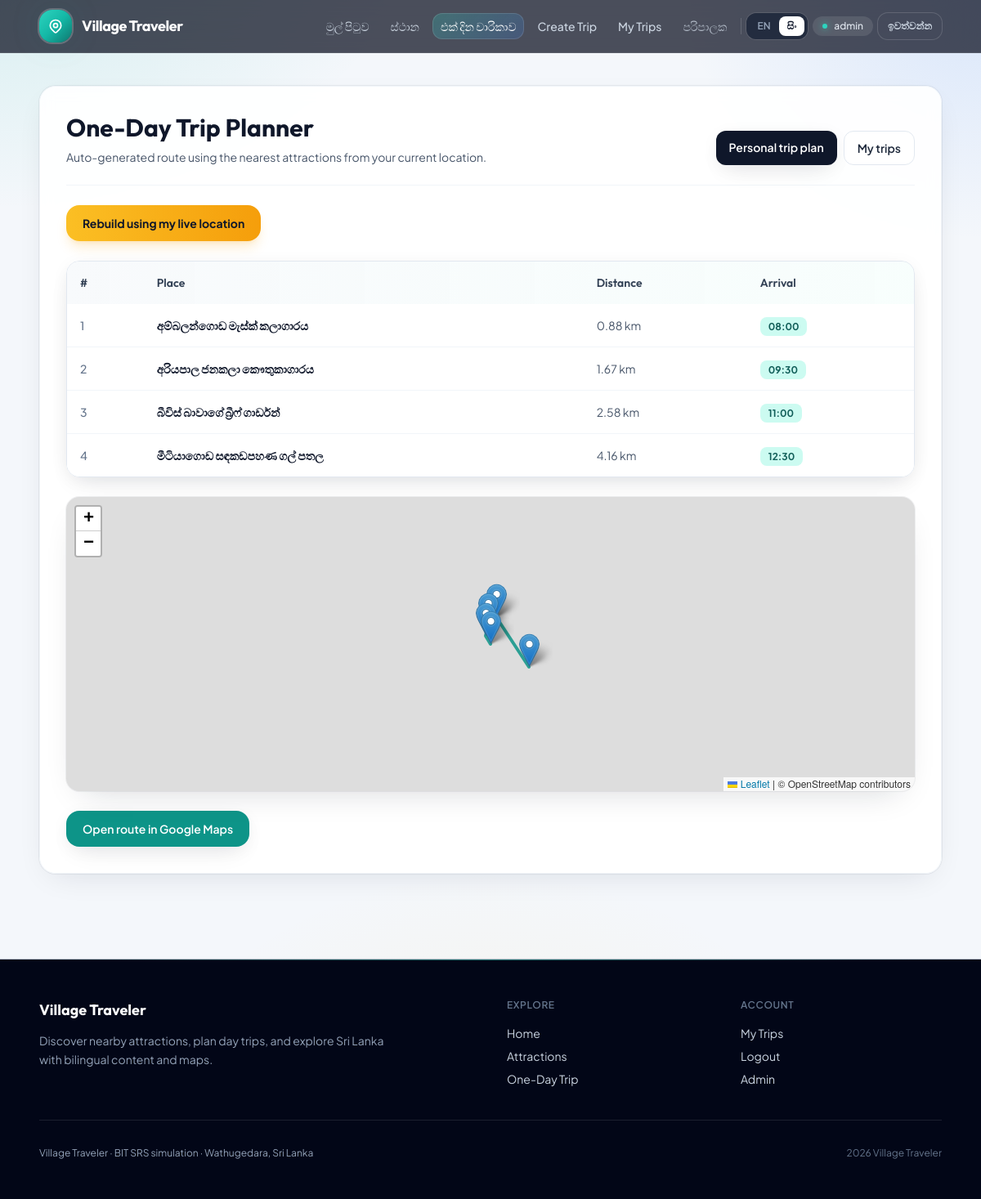
/trip.php?lang=si (signed in), run on the app's committed database.
### tables this page shows
CREATE TABLE IF NOT EXISTS attractions (
    id INT AUTO_INCREMENT PRIMARY KEY,
    category VARCHAR(80) NOT NULL,
    name_en VARCHAR(150) NOT NULL,
    name_si VARCHAR(200) NOT NULL,
    short_en VARCHAR(255) NOT NULL,
    short_si VARCHAR(255) NOT NULL,
    description_en TEXT NOT NULL,
    description_si TEXT NOT NULL,
    open_hours VARCHAR(80) DEFAULT '08:00 - 18:00',
    entry_fee_lkr DECIMAL(10,2) DEFAULT 0,
    latitude DECIMAL(10,7) NOT NULL,
    longitude DECIMAL(10,7) NOT NULL,
    image_url VARCHAR(255) DEFAULT NULL,
    is_active TINYINT(1) DEFAULT 1,
    created_at TIMESTAMP DEFAULT CURRENT_TIMESTAMP,
    updated_at TIMESTAMP DEFAULT CURRENT_TIMESTAMP ON UPDATE CURRENT_TIMESTAMP
);

### includes/functions.php (called while the page is built, shortened)
<?php
function appBaseUrl(): string
{
    return APP_BASE_URL;
}
function url(string $path = ''): string
{
    $base = rtrim(appBaseUrl(), '/');
    $path = ltrim($path, '/');
    return ($base === '' ? '' : $base) . '/' . $path;
}
function lang(): string
{
    $lang = $_GET['lang'] ?? $_SESSION['lang'] ?? 'en';
    return $lang;
}
function currentLat(): float
{
    return isset($_GET['lat']) ? (float) $_GET['lat'] : DEFAULT_LAT;
}
function currentLng(): float
{
    return isset($_GET['lng']) ? (float) $_GET['lng'] : DEFAULT_LNG;
}
function esc(string $value): string
{
    return htmlspecialchars($value, ENT_QUOTES, 'UTF-8');
}
function isUserLoggedIn(): bool
{
    return isset($_SESSION['user_id']);
}

### config/database.php (called while the page is built, shortened)
<?php
function db(): PDO
{
    static $pdo = null;
    $dsn = 'mysql:host=' . DB_HOST . ';port=' . (string) DB_PORT . ';dbname=' . DB_NAME . ';charset=utf8mb4';
    try {
        $pdo = new PDO($dsn, DB_USER, DB_PASS, [
            PDO::ATTR_ERRMODE => PDO::ERRMODE_EXCEPTION,
            PDO::ATTR_DEFAULT_FETCH_MODE => PDO::FETCH_ASSOC,
        ]);
    } catch (PDOException $e) {
        error_log('Village Traveler DB connection failed: ' . $e->getMessage());
        if (!headers_sent()) {
            http_response_code(503);
            header('Content-Type: text/html; charset=UTF-8');
        }
        echo '<!DOCTYPE html><html><head><meta charset="UTF-8"><title>Database error</title></head><body style="font-family:sans-serif;max-width:36rem;margin:2rem auto;padding:1rem;">'
            . '<h1>Database connection failed</h1>'
            . '<p>The site could not connect to MySQL. Common causes:</p>'
            . '<ul><li><strong>Local XAMPP:</strong> Apache/MySQL running? Port in <code>config/config.php</code> matches MySQL (often <code>3306</code>, not <code>3307</code>)?</li>'
            . '<li><strong>InfinityFree:</strong> Database name, user, and password match the control panel? SQL imported?</li>'
            . '<li><strong>Wrong environment:</strong> Local / LAN (<code>localhost</code>, <code>127.0.0.1</code>, <code>192.168.x.x</code>) uses XAMPP MySQL; your <strong>public</strong> InfinityFree URL uses remote MySQL.</li>'
            . '<li><strong>Error 1044 / Access denied … 192.168.%:</strong> You were using InfinityFree DB credentials from a LAN IP. Use <code>http://localhost/...</code> for local dev, or open the live site URL from InfinityFree.</li></ul>'
            . '<p><small>Server message (for logs): ' . htmlspecialchars($e->getMessage(), ENT_QUOTES, 'UTF-8') . '</small></p>'
            . '</body></html>';
        exit;
    }
    return $pdo;
}

### trip.php (the view, shortened to what this page needs)
<?php
require_once __DIR__ . '/config/database.php';
require_once __DIR__ . '/includes/functions.php';
$lat = currentLat();
$lng = currentLng();
$title = 'One-Day Trip Planner';
$stmt = db()->query('SELECT * FROM attractions WHERE is_active = 1');
$rows = $stmt->fetchAll();
usort($rows, static fn(array $a, array $b): int => $a['distance_km'] <=> $b['distance_km']);
$trip = array_slice(array_filter($rows, static fn(array $r): bool => $r['distance_km'] <= MAX_RADIUS_KM), 0, 4);
$startTime = new DateTimeImmutable('08:00');
require_once __DIR__ . '/includes/header.php';
?>
<section class="surface-card border border-slate-100 p-6 md:p-8">
    <div class="mb-6 flex flex-col gap-4 border-b border-slate-100 pb-6 md:flex-row md:items-end md:justify-between">
        <div>
            <h1 class="font-display text-2xl font-bold text-slate-900 md:text-3xl"><?= esc($title) ?></h1>
            <p class="mt-2 max-w-xl text-sm text-slate-600">Auto-generated route using the nearest attractions from your current location.</p>
        </div>
        <?php if (isUserLoggedIn()): ?>
            <div class="flex flex-wrap gap-2">
                <a href="<?= esc(url('trip-create.php')) ?>" class="inline-flex rounded-xl bg-slate-900 px-4 py-2.5 text-sm font-semibold text-white shadow-soft transition hover:bg-slate-800">Personal trip plan</a>
                <a href="<?= esc(url('my-trips.php')) ?>" class="inline-flex rounded-xl border border-slate-200 bg-white px-4 py-2.5 text-sm font-semibold text-slate-800 transition hover:border-village-300">My trips</a>
            </div>
        <?php endif; ?>
    </div>
    <button type="button" id="use-my-location" class="mb-6 inline-flex rounded-2xl bg-gradient-to-r from-amber-400 to-amber-500 px-5 py-3 text-sm font-bold text-slate-900 shadow-lg shadow-amber-500/20 transition hover:from-amber-300 hover:to-amber-400">Rebuild using my live location</button>
    <?php if (!$trip): ?>
        <div class="rounded-2xl border border-dashed border-slate-200 bg-slate-50/80 p-8 text-center text-slate-600">No route available within a 25 km radius.</div>
    <?php else: ?>
        <div class="overflow-hidden rounded-2xl border border-slate-200 shadow-soft">
            <table class="min-w-full text-sm">
                <thead class="bg-gradient-to-r from-slate-50 to-teal-50/50">
                    <tr>
                        <th class="p-4 text-left font-display font-semibold text-slate-700">#</th>
                        <th class="p-4 text-left font-display font-semibold text-slate-700">Place</th>
                        <th class="p-4 text-left font-display font-semibold text-slate-700">Distance</th>
                        <th class="p-4 text-left font-display font-semibold text-slate-700">Arrival</th>
                    </tr>
                </thead>
                <tbody class="divide-y divide-slate-100 bg-white">
                    <?php foreach ($trip as $i => $stop): ?>
                        <?php
                            $name = $appLang === 'si' ? $stop['name_si'] : $stop['name_en'];
                            $arrival = $startTime->modify('+' . (string) ($i * 90) . ' minutes')->format('H:i');
                        ?>
                        <tr class="transition hover:bg-teal-50/30">
                            <td class="p-4 font-medium text-slate-500"><?= (int) ($i + 1) ?></td>
                            <td class="p-4 font-semibold text-slate-900"><?= esc($name) ?></td>
                            <td class="p-4 text-slate-600"><?= esc(number_format((float) $stop['distance_km'], 2)) ?> km</td>
                            <td class="p-4"><span class="rounded-lg bg-village-100 px-2.5 py-1 text-xs font-bold text-village-800"><?= esc($arrival) ?></span></td>
                        </tr>
                    <?php endforeach; ?>
                </tbody>
            </table>
        </div>
        <div id="map" class="mt-6"></div>
        <a class="mt-6 inline-flex items-center gap-2 rounded-2xl bg-village-600 px-5 py-3 text-sm font-semibold text-white shadow-soft transition hover:bg-village-700" target="_blank" rel="noopener noreferrer" href="https://www.google.com/maps/dir/?api=1&origin=<?= esc((string) $lat) ?>,<?= esc((string) $lng) ?>&destination=<?= esc((string) $trip[count($trip)-1]['latitude']) ?>,<?= esc((string) $trip[count($trip)-1]['longitude']) ?>&travelmode=driving">Open route in Google Maps</a>
    <?php endif; ?>
</section>
<?php require_once __DIR__ . '/includes/footer.php'; ?>

### assets/css/app.css (style rules this page uses)
.bg-page-mesh { background-color: #f4f7fb; background-image: radial-gradient(ellipse 80% 50% at 0% -10%, rgba(20, 184, 166, 0.18), transparent 55%), radial-gradient(ellipse 60% 40% at 100% 0%, rgba(59, 130, 246, 0.14), transparent 50%), radial-gradient(ellipse 70% 50% at 50% 100%, rgba(251, 191, 36, 0.1), transparent 55%); background-attachment: fixed; }
#map { min-height: 360px; border-radius: 1rem; box-shadow: 0 0 0 1px rgba(15, 23, 42, 0.06), 0 16px 40px -20px rgba(15, 23, 42, 0.2); }
.surface-card { border-radius: 1.25rem; background: rgba(255, 255, 255, 0.92); box-shadow: 0 0 0 1px rgba(15, 23, 42, 0.06), 0 12px 40px -16px rgba(15, 23, 42, 0.14); backdrop-filter: blur(8px); }

### data on the page
attractions: name_si "අම්බලන්ගොඩ මැස්ක් කලාගාරය", distance_km "0.88", arrival "08:00"
attractions: name_si "අරියපාල ජනකලා කෞතුකාගාරය", distance_km "1.67", arrival "09:30"
attractions: name_si "බීවිස් බාවාගේ බ්‍රීෆ් ගාර්ඩන්", distance_km "2.58", arrival "11:00"
attractions: name_si "මීටියාගොඩ සඳකඩපහණ ගල් පතල", distance_km "4.16", arrival "12:30"

### other printed values
t(['en' => 'Home', 'si' => 'මුල් පිටුව'], $appLang) "මුල් පිටුව"
t(['en' => 'Attractions', 'si' => 'ස්ථාන'], $appLang) "ස්ථාන"
t(['en' => 'One-Day Trip', 'si' => 'එක් දින චාරිකාව'], $appLang) "එක් දින චාරිකාව"
t(['en' => 'Admin', 'si' => 'පරිපාලක'], $appLang) "පරිපාලක"
$_SESSION['user_username'] "admin"
t(['en' => 'Logout', 'si' => 'ඉවත්වන්න'], $appLang) "ඉවත්වන්න"
$title "One-Day Trip Planner"
